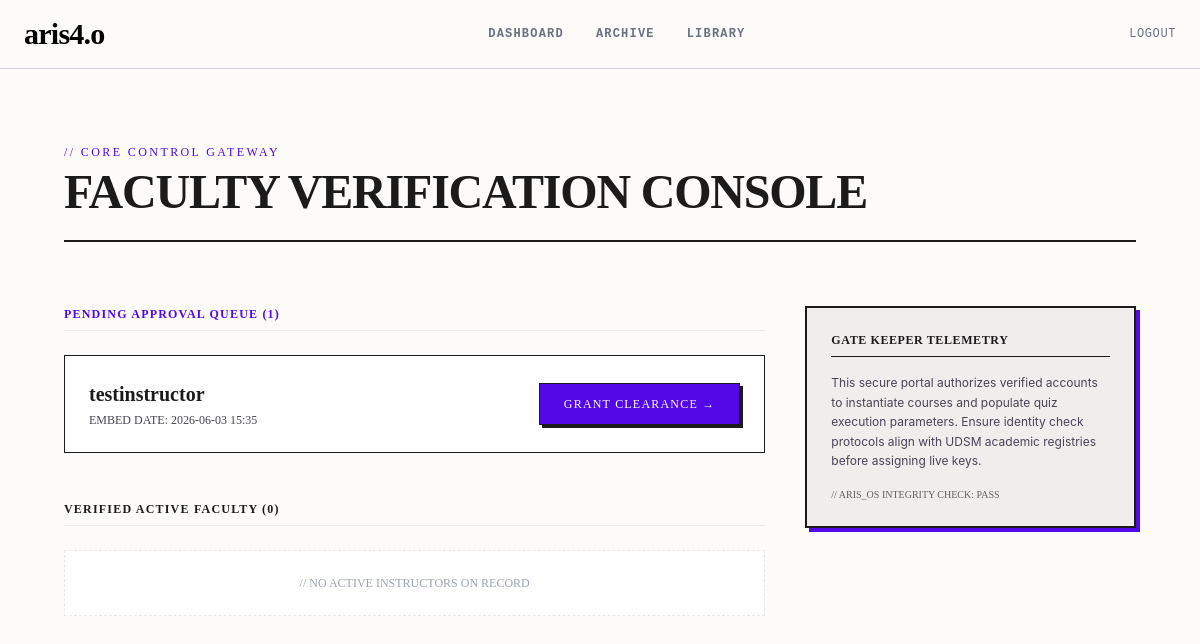
Before: /admin-dashboard/ (signed in) with the older database file.
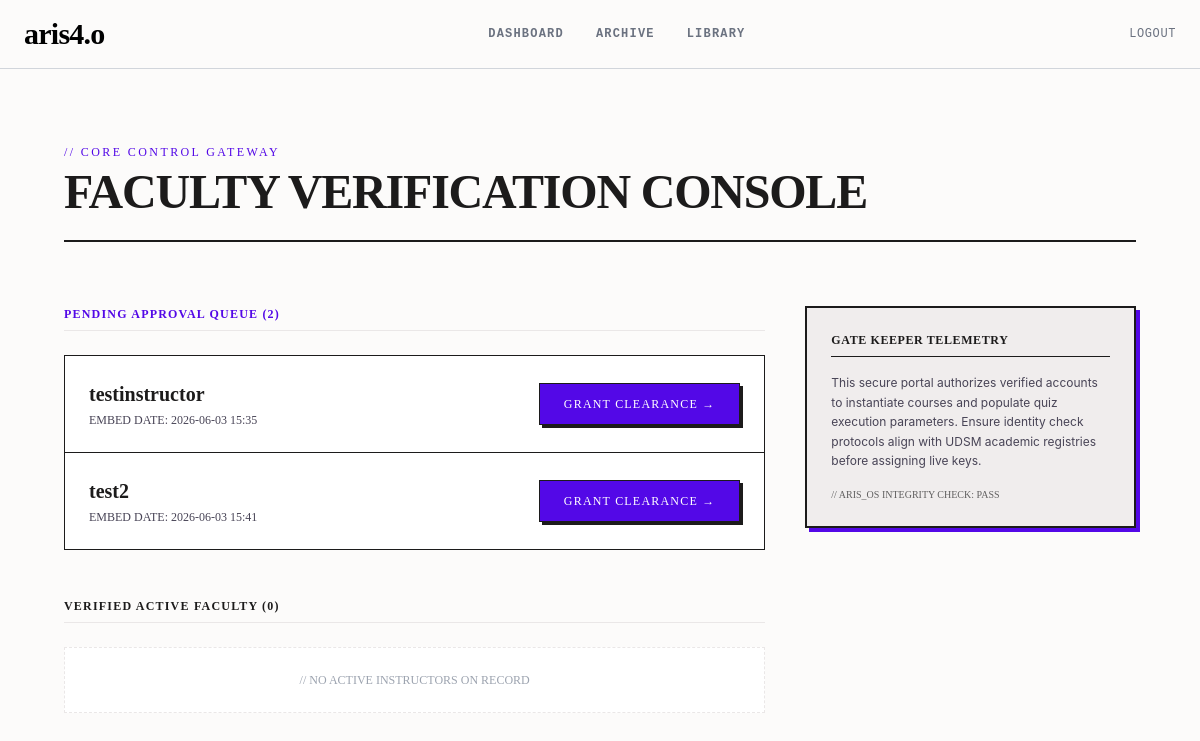
After: the same page with the newer database file.
### accounts/models.py (models this page shows, shortened)
class User(AbstractUser):
    ROLE_CHOICES=[
        ('student', 'student'),
        ('instructor', 'instructor'),
        ('admin', 'admin'),
        ]
    role = models.CharField(max_length=20, choices=ROLE_CHOICES)
    is_approved = models.BooleanField(default=False)
    xp = models.IntegerField(default=0)

### accounts/views.py (the view)
# urls.py: path('admin-dashboard/', views.admin_dashboard_view, name='admin_dashboard'),
@login_required
def admin_dashboard_view(request):
    if not (request.user.is_superuser or request.user.role == 'admin'):
        return HttpResponseForbidden('Not authorized')
    return render(request, 'admin_approval.html', {
        'pending_instructors': User.objects.filter(role='instructor', is_approved=False),
        'approved_instructors': User.objects.filter(role='instructor', is_approved=True),
    })

### accounts/templates/admin_approval.html (shortened to what this page needs)
{% extends 'base.html' %}
{% block content %}
<div class="max-w-[1440px] mx-auto px-5 md:px-16 my-16">
  <div class="mb-16 border-b-2 border-[#1c1b1b] pb-6">
    <span class="font-['Space_Mono'] text-xs font-normal text-[#5308e7] tracking-[0.2em] uppercase block mb-2">
      // CORE CONTROL GATEWAY
    </span>
    <h1 class="font-['Playfair_Display'] text-4xl md:text-5xl font-black text-[#1c1b1b] uppercase tracking-tight">
      Faculty Verification Console
    </h1>
  </div>
  <div class="grid grid-cols-12 gap-10 items-start">
    <div class="col-span-12 md:col-span-8 space-y-12">
      <div>
        <h2 class="font-['Space_Mono'] text-xs font-bold tracking-[0.1em] text-[#5308e7] uppercase mb-6 border-b border-[#eae7e7] pb-2">
          PENDING APPROVAL QUEUE (<span id="pending-count">{{ pending_instructors|length }}</span>)
        </h2>
        <div id="pending-container" class="border border-[#1c1b1b] bg-white divide-y divide-[#1c1b1b] rounded-none {% if not pending_instructors %}hidden{% endif %}">
          {% for instructor in pending_instructors %}
            <div id="user-row-{{ instructor.id }}" class="p-6 flex flex-col sm:flex-row sm:items-center sm:justify-between gap-4">
              <div>
                <h3 class="font-['Playfair_Display'] text-xl font-bold text-[#1c1b1b]">{{ instructor.username }}</h3>
                <p class="font-['Space_Mono'] text-xs text-[#484456] mt-1">EMBED DATE: {{ instructor.date_joined|date:"Y-m-d H:i" }}</p>
              </div>
              <div>
                <a href="{% url 'approve_instructor' instructor.id %}" data-action="toggle-status" class="inline-block bg-[#5308e7] text-white font-['Space_Mono'] text-xs font-normal tracking-[0.1em] uppercase px-6 py-3 border border-[#1c1b1b] [box-shadow:3px_3px_0px_0px_#1c1b1b] hover:translate-x-[-1px] hover:translate-y-[-1px] hover:[box-shadow:4px_4px_0px_0px_#1c1b1b] transition-all rounded-none">
                  GRANT CLEARANCE &rarr;
                </a>
              </div>
            </div>
          {% endfor %}
        </div>
      </div>
      <div>
        <h2 class="font-['Space_Mono'] text-xs font-bold tracking-[0.1em] text-[#1c1b1b] uppercase mb-6 border-b border-[#eae7e7] pb-2">
          VERIFIED ACTIVE FACULTY (<span id="approved-count">{{ approved_instructors|length }}</span>)
        </h2>
        <div id="approved-empty-state" class="border border-dashed border-[#eae7e7] p-6 text-center bg-white rounded-none {% if approved_instructors %}hidden{% endif %}">
          <p class="font-['Space_Mono'] text-xs text-gray-400">// NO ACTIVE INSTRUCTORS ON RECORD</p>
        </div>
      </div>
    </div>
    <div class="col-span-12 md:col-span-4">
      <div class="border-2 border-[#1c1b1b] p-6 bg-[#f0eded] rounded-none [box-shadow:4px_4px_0px_0px_#5308e7]">
        <h3 class="font-['Space_Mono'] text-xs font-bold tracking-wider text-[#1c1b1b] uppercase border-b border-[#1c1b1b] pb-2 mb-4">
          GATE KEEPER TELEMETRY
        </h3>
        <p class="font-['Inter'] text-xs text-[#484456] leading-relaxed mb-4">
          This secure portal authorizes verified accounts to instantiate courses and populate quiz execution parameters. Ensure identity check protocols align with UDSM academic registries before assigning live keys.
        </p>
        <span class="font-['Space_Mono'] text-[10px] block opacity-60 uppercase">// ARIS_OS INTEGRITY CHECK: PASS</span>
      </div>
    </div>
  </div>
</div>
{% endblock %}

Changed rows visible on the page:
added User: username "test2", date_joined "2026-06-03 15:41"
Other visible differences:
{{ pending_instructors|length }}: "1" → "2"
